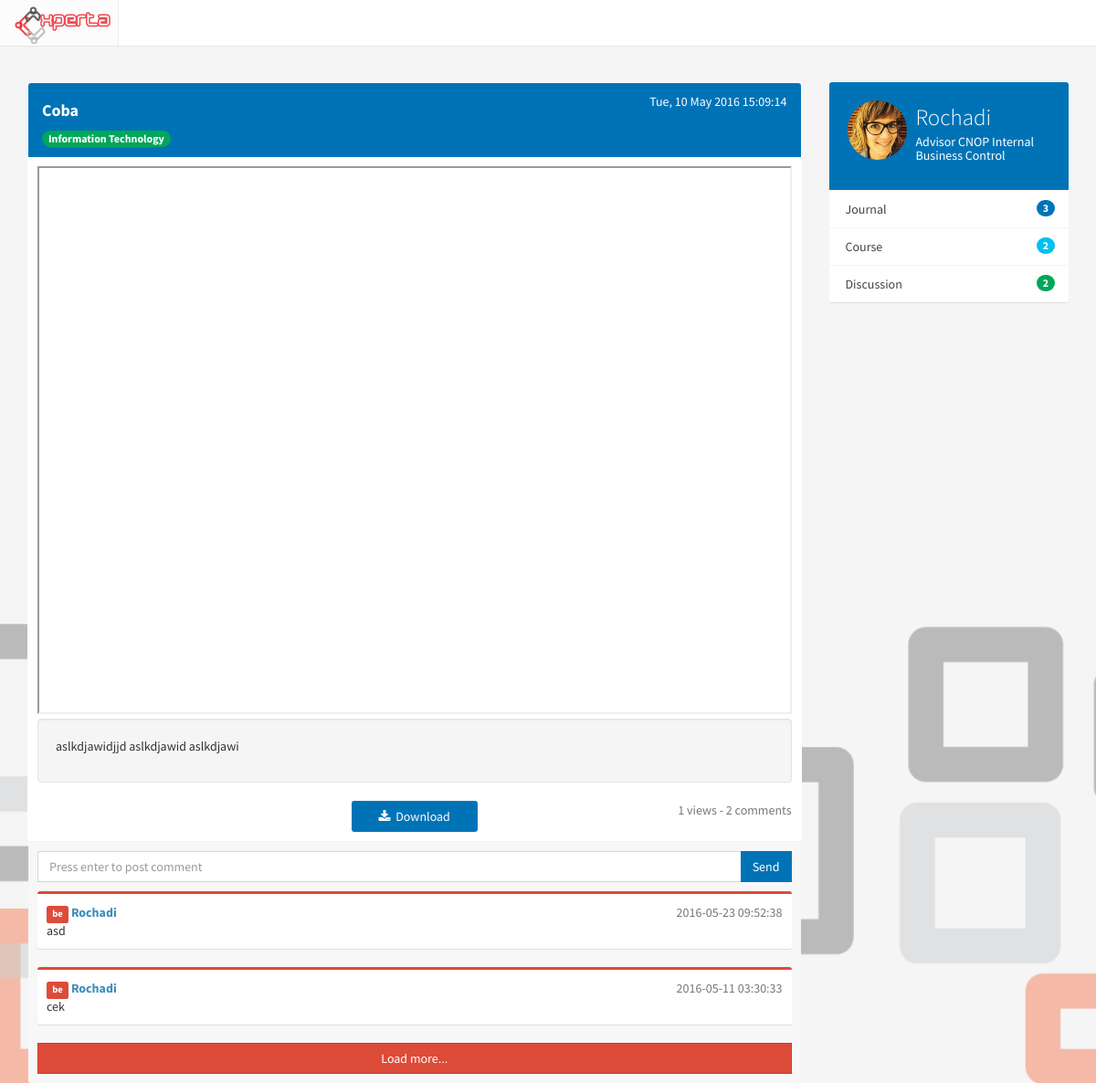
The page /journal/view/3 on the database as committed earlier.
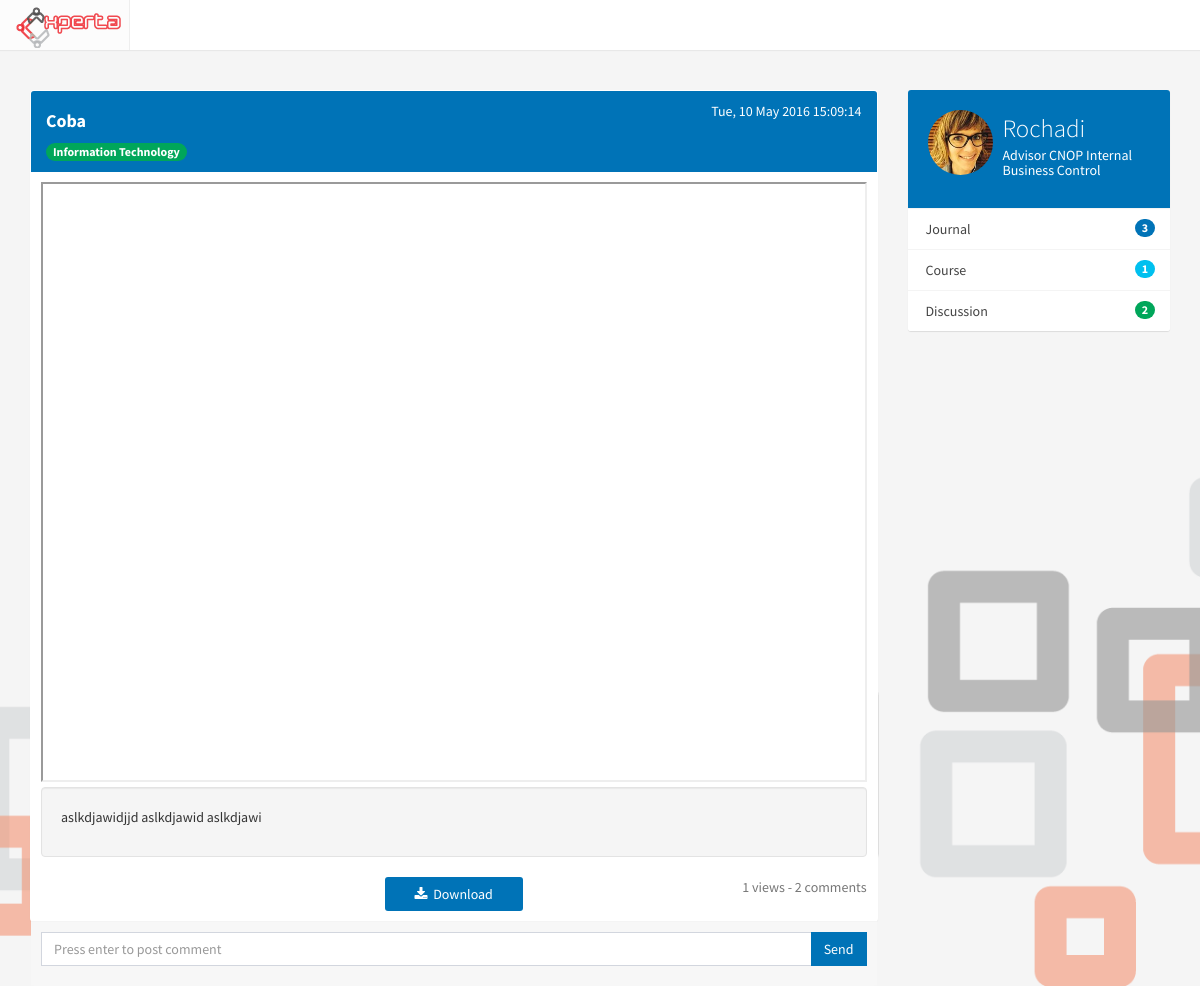
The same page on the database as committed later.
### tables this page shows
CREATE TABLE `journal_comment` (
  `id_comment` int(11) NOT NULL,
  `id_journal` int(11) NOT NULL,
  `id_user` int(11) NOT NULL,
  `content` text NOT NULL,
  `created_at` timestamp NULL DEFAULT CURRENT_TIMESTAMP
);

CREATE TABLE `profile` (
  `id_profile` int(11) NOT NULL,
  `NIK` varchar(50) NOT NULL,
  `id_user` int(11) NOT NULL,
  `fullname` varchar(255) NOT NULL,
  `birthdate` date DEFAULT NULL,
  `gender` enum('M','F') DEFAULT NULL,
  `id_expert` int(11) DEFAULT NULL,
  `pic` varchar(500) DEFAULT 'default.png',
  `updated_at` timestamp NOT NULL DEFAULT CURRENT_TIMESTAMP ON UPDATE CURRENT_TIMESTAMP,
  `login` int(11) NOT NULL DEFAULT '0'
);

### application/controllers/Journal.php (called while the page is built, shortened)
<?php
class Journal extends CI_Controller
{
	function __construct(){
			$this->load->model("Journal_model");
		}
	public function view($id_journal, $comment_page=1){
		$comment_page--;
		$data['journal'] = $this->Journal_model->viewjournal($id_journal);
		$data['title'] = $data['journal'][0]->title." | Journal";
		$data['comment'] = $this->Journal_model->getcomment($id_journal, $comment_page);
		$data['count'] = array(
						'journal' => $this->General_model->getjournalcount($data['journal'][0]->id_user),
						'course' => $this->General_model->getcoursecount($data['journal'][0]->id_user),
						'discussion' => $this->General_model->getdiscussioncount($data['journal'][0]->id_user)
						);
		$this->load->view('journal/journal_view',$data);
	}
}

### index.php (called while the page is built, shortened)
<?php
require_once BASEPATH.'core/CodeIgniter.php';

### application/models/Journal_model.php (called while the page is built, shortened)
<?php
class Journal_model extends CI_Model
{
	function viewjournal($id){
		$this->db->query("UPDATE journal SET views = views + 1 WHERE id_journal = '$id' ");
		return $this->db->query("SELECT title, fullname, description, id_journal, user.id_user, expert_name, directorate_name, created_at, file, views
			FROM journal, directorate, user, profile, expert
			WHERE journal.id_directorate = directorate.id_directorate
				AND journal.id_journal = '$id'
				AND user.id_user = journal.id_user
				AND profile.id_expert = expert.id_expert
		")->result();
	}
	function getcomment($id,$page){
		return $this->db->query("SELECT * FROM journal_comment, user, profile, level
			WHERE journal_comment.id_journal = '$id'
				AND journal_comment.id_user = user.id_user
				AND user.id_user = profile.id_user
				AND user.id_level = level.id_level
			ORDER BY id_comment DESC
			LIMIT $page,15
			")->result();
	}
}

### application/views/journal/journal_view.php (the view, shortened to what the changed rows need)
<?php include 'application/views/header.php' ?>
	<div class="container">
		<div class="row">
			<div class="col-md-9 isi ">
              <div class="panel">
                <div class="box-footer col-md-12 komentar-badan">
                  <form action="<?php echo site_url('journal/post_comment/'.$journal[0]->id_journal) ?>" method="post">
                  	<div class="input-group send-comment">
                  	</div>
                  </form>
                  <?php $i = 0; ?>
                  <?php foreach ($comment as $komentar): ?>
                    <?php if ($komentar->level_name == 'be'): ?>
                      <div class="comment-text komentar box box-danger">
                        <span class="username">
                          <span class="text-muted pull-right"><?php echo $komentar->created_at ?></span>
                          <small class="label bg-red">be</small>
                          <strong><a href=""> <?php echo $komentar->fullname ?></a></strong><br>
                        </span>
                        <?php echo $komentar->content ?>
                      </div>
                    <?php endif ?>
                    <?php $i++ ?>
                  <?php endforeach ?>
                  <?php if ($i): ?>
                    <button class="btn btn-danger btn-block btn-flat" id="load-comment">Load more...</button>
                  <?php endif ?>
                </div>
              </div>
			</div>
			<div class="col-md-3 isi">
              <div class="box box-widget widget-user-2">
                <div class="box-footer no-padding">
                  <ul class="nav nav-stacked">
                    <li><a href="#">Course <span class="pull-right badge bg-aqua"><?php echo $count['course'] ?></span></a></li>
                  </ul>
                </div>
              </div>
            </div>
		</div>
	</div>

Rows that differ between the two databases and show on the page:
removed journal_comment: created_at "2016-05-23 09:52:38", profile.fullname "Rochadi", content "asd"
removed journal_comment: created_at "2016-05-11 03:30:33", profile.fullname "Rochadi", content "cek"
Other text that changed with them:
$count['course']: "2" → "1"
text no longer shown: "Load more..."
